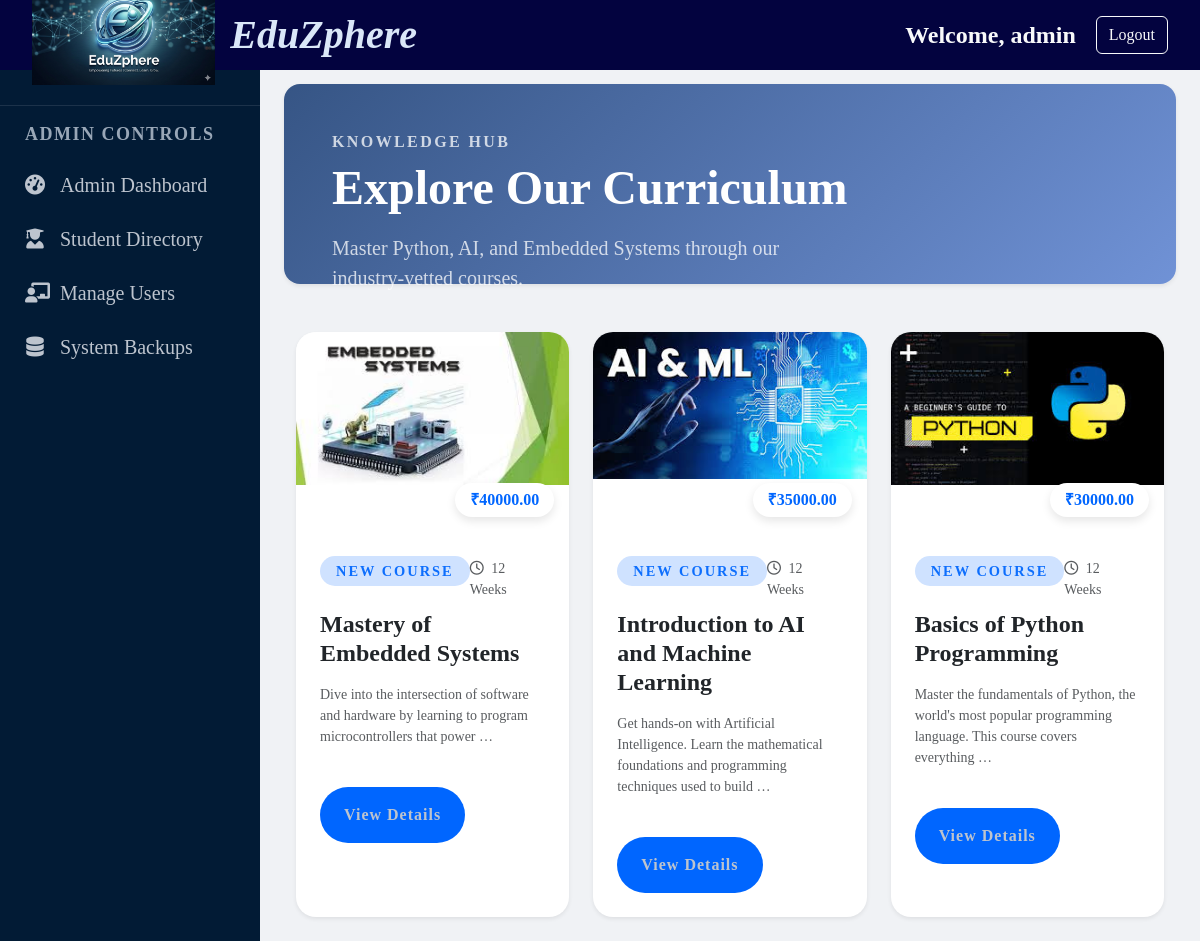
/courses/courses/ (signed in), run on the app's committed database.
### courses/models.py (models this page shows, shortened)
class Course(models.Model):
    title = models.CharField(max_length=200)
    description = models.TextField(null=True, blank=True)
    instructor = models.ForeignKey(User, on_delete=models.CASCADE, limit_choices_to={'profile__role': 'instructor'})
    price = models.DecimalField(max_digits=10, decimal_places=2, default=0.00)
    thumbnail = models.ImageField(upload_to='course_pics/', blank=True)
    created_at = models.DateTimeField(auto_now_add=True)

### courses/views.py (the view)
# urls.py: path('courses/', course_list, name='course_list'),
@login_required
def course_list(request):
    if request.user.profile.role == 'instructor':
        courses = Course.objects.filter(instructor=request.user).order_by('-created_at')
    else:
        courses = Course.objects.all().order_by('-created_at')
    return render(request, 'course_list.html', {'courses': courses})

### templates/course_list.html (shortened to what this page needs)
{% extends 'base.html' %}
{% load static %}
{% block content %}
<div class="course-page-wrapper p-4">
    <div class="course-hero-header rounded-4 p-5 mb-5 shadow-sm text-white">
        <div class="row align-items-center">
            <div class="col-md-8">
                <h6 class="text-uppercase tracking-widest fw-bold opacity-75 mb-2">Knowledge Hub</h6>
                <h1 class="display-5 fw-bold mb-3">Explore Our Curriculum</h1>
                <p class="lead opacity-75">Master Python, AI, and Embedded Systems through our industry-vetted courses.</p>
            </div>
        </div>
    </div>
    <div class="container-fluid">
        <div class="row g-4">
            {% for course in courses %}
            <div class="col-xl-4 col-md-6">
                <div class="modern-course-card border-0 shadow-sm h-100 bg-white overflow-hidden">
                    <div class="card-img-wrapper position-relative">
                        {% if course.thumbnail %}
                            <img src="{{ course.thumbnail.url }}" class="card-img-top" alt="{{ course.title }}">
                        {% else %}
                            <img src="{% static 'images/default_course.jpg' %}" class="card-img-top">
                        {% endif %}
                        <div class="price-badge">₹{{ course.price }}</div>
                    </div>
                    <div class="card-body p-4">
                        <div class="d-flex justify-content-between align-items-center mb-2">
                            <span class="badge bg-primary-subtle text-primary border-0 rounded-pill px-3 py-2 small">New Course</span>
                            <small class="text-muted"><i class="far fa-clock me-1"></i> 12 Weeks</small>
                        </div>
                        <h4 class="fw-bold text-dark mb-3">{{ course.title }}</h4>
                        <p class="text-muted small mb-4">{{ course.description|truncatewords:15 }}</p>
                        <div class="d-flex justify-content-between align-items-center mt-auto">
                            <a href="{% url 'course_detail' id=course.id %}" class="btn btn-primary rounded-pill px-4">View Details</a>
                        </div>
                    </div>
                </div>
            </div>
            {% empty %}
            <div class="col-12 text-center py-5">
                <i class="fas fa-book-open fa-3x text-light mb-3"></i>
                <h4 class="text-muted">No courses available at the moment.</h4>
            </div>
            {% endfor %}
        </div>
    </div>
</div>
{% endblock %}

### templates/base.html (shortened to what this page needs)
{% load static %}
<!DOCTYPE html>
<html lang="en">
<head>
    <link href="https://cdn.jsdelivr.net/npm/bootstrap@5.3.0/dist/css/bootstrap.min.css" rel="stylesheet">
    <link rel="stylesheet" href="{% static 'css/style.css' %}">
    <link rel="stylesheet" href="https://cdnjs.cloudflare.com/ajax/libs/font-awesome/6.0.0/css/all.min.css">
</head>
<body>
    <div class="dashboard-wrapper">
        <header class="main-header">
            <div class="logo-container">
                <img src="{% static 'images/logo.png' %}" alt="EduZphere Logo" class="logo-image">
                <span class="logo-text">EduZphere</span>
            </div>
            <div class="header-auth-bar">
            {% if user.is_authenticated %}
                <span class="text-light fs-4">Welcome, {{ user.username }}</span>
                <a href="{% url 'logout' %}" class="btn btn-outline-light btn-md">Logout</a>
            {% else %}
                <a href="{% url 'login' %}" class="text-white me-3 text-decoration-none">Login</a>
                <a href="{% url 'register' %}" class="btn btn-light btn-sm">Join Now</a>
            {% endif %}
            </div>
        </header>
        <div class="main-body-container">
            <nav class="sidebar">
           <ul>
            {% if not user.is_authenticated %}
            <li class="sidebar-divider">Discovery</li>
            <li><a href="{% url 'home' %}" class="{% if request.resolver_match.url_name == 'home' %}active{% endif %}"><i class="fa-solid fa-house"></i> Home</a></li>
            <li><a href="{% url 'about' %}" class="{% if request.resolver_match.url_name == 'about' %}active{% endif %}"><i class="fa-solid fa-circle-info"></i> About EduZphere</a></li>
            <li><a href="{% url 'workshops' %}" class="{% if request.resolver_match.url_name == 'workshops' %}active{% endif %}"><i class="fa-solid fa-bolt"></i> Free Workshops</a></li>
            <li><a href="{% url 'contact' %}" class="{% if request.resolver_match.url_name == 'contact' %}active{% endif %}"><i class="fa-solid fa-envelope"></i> Contact Support</a></li>
            <li class="sidebar-divider">Getting Started</li>
            {% if user.is_authenticated and user.is_staff or user.profile.role == 'admin' %}
                <li class="sidebar-divider">Administration</li>
                <li>
                    <a href="{% url 'dashboard' %}" class="{% if request.resolver_match.url_name == 'dashboard' %}active{% endif %}">
                        <i class="fa-solid fa-gauge-high"></i> Admin Dashboard
                    </a>
                </li>
                <li><a href="/admin/"><i class="fa-solid fa-database"></i>Administration</a></li>
            {% endif %}
            <li><a href="{% url 'register' %}"><i class="fa-solid fa-user-plus"></i> Become a Member</a></li>
            {% elif user.is_staff or user.profile.role == 'admin' %}
                <li class="sidebar-divider">Admin Controls</li>
                <li><a href="{% url 'dashboard' %}" class="{% if request.resolver_match.url_name == 'dashboard' %}active{% endif %}">
                    <i class="fa-solid fa-gauge-high"></i> Admin Dashboard</a>
                </li>
                <li><a href="{% url 'student_list' %}" class="{% if request.resolver_match.url_name == 'student_list' %}active{% endif %}">
                    <i class="fa-solid fa-user-graduate"></i> Student Directory</a>
                </li>
                <li><a href="/admin/auth/user/"><i class="fa-solid fa-chalkboard-user"></i> Manage Users</a></li>
                <li><a href="{% url 'system_backup' %}"><i class="fa-solid fa-database"></i> System Backups</a></li>
            {% endif %}
            </ul>
            </nav>
            <div class="main-content">
            {% block content %}
            {% endblock %}
            </div>
        </div>
    </div>
</body>
</html>

### static/css/style.css (style rules this page uses)
:root { --main-bg:var(--text-light); --glass-bg: rgba(255, 255, 255, 0.9); --sidebar-bg: #011627; --accent-blue: #0066ff; --text-dark: #1a202c; --text-muted: #718096; }
html,body { background-size: cover; background-attachment: fixed; font-family:'Times New Roman', Times, serif; height: 100%; margin: 0; overflow: hidden; }
:root { --main-bg-color: #f0f2f5; --sidebar-bg-color: #021b35; --sidebar-hover: rgba(255, 255, 255, 0.1); --accent-blue: #0066ff; --text-light: #bdc4ce; --white: #ffffff; }
* { box-sizing: border-box; margin: 0; padding: 0; }
.main-header { height: 100px; grid-area: header; background-color: rgb(3, 3, 63); display: flex; justify-content: space-between; align-items: center; padding: 0 2rem; border-bottom: none; height: 70px; flex-shrink: 0; z-index: 1000; }
.header-auth-bar { display: flex; align-items: center; gap: 20px; font-size: 1.3rem; font-weight: bold; }
.logo-container { display: flex; align-items: center; }
.logo-image { height: 100px; object-fit: contain; margin-right: 15px; }
.logo-text { font-size: 2.5rem; font-family:'Times New Roman', Times, serif; font-style: italic; font-weight: 800; color: #dae7f8; font-weight: bold; }
.dashboard-wrapper { display: flex; flex-direction: column; height: 100vh; overflow: hidden; }
.main-body-container { grid-area: main-body; display: flex; flex: 1; overflow: hidden; min-height: calc(100vh - 70px); }
.sidebar { width: 260px; background-color: #021b35;; min-height: 100vh; overflow-y: auto; padding: 20px 0; transition: all 0.3s; }
.sidebar ul { list-style: none; padding: 0; }
.sidebar ul li a { display: flex; align-items: center; padding: 12px 25px; color: #bdc4ce; text-decoration: none; font-size: 20px; transition: 0.3s; }
.sidebar ul li a i { margin-right: 15px; width: 20px; text-align: center; }
.sidebar-divider { padding: 20px 25px 10px; font-size: 18px; text-transform: uppercase; letter-spacing: 1.5px; color: #99a7b7; font-weight: bold; border-top: 1px solid rgba(255,255,255,0.1); margin-top: 15px; padding-top: 15px; }
.main-content { flex: 1; padding: 0; background-color: var(--main-bg-color); overflow-y: auto; display: block; }
.main-content h1, .main-content h2, .main-content h4 { margin-top: 0; margin-bottom: 1.5rem; }
.badge { display: inline-block; background: rgb(29, 29, 120); color: #b6bec6; padding: 5px 15px; border-radius: 50px; font-size: 0.9rem; text-transform: uppercase; letter-spacing: 2px; margin-bottom: 1rem; border: 1px solid rgba(28, 47, 74, 0.3); }
.btn-primary { display: inline-block; padding: 1rem 2rem; background-color: var(--accent-blue); color: var(--text-light); text-decoration: none; border-radius: 8px; margin-top: 1rem; }
.tracking-widest { letter-spacing: 0.2rem; }
.btn-primary { background-color: #0066ff !important; border: none !important; letter-spacing: 1px; transition: all 0.3s ease; }
.course-hero-header { background: linear-gradient(135deg, #365585 0%, #7092d6 100%); border: none; margin-top: -10px; height: 200px; }
.tracking-widest { letter-spacing: 0.15rem; }
.modern-course-card { border-radius: 20px; transition: all 0.3s ease; }
.card-img-wrapper { height: 200px; overflow: hidden; object-fit: cover; }
.price-badge { position: absolute; bottom: 15px; right: 15px; background: #ffffff; color: #0066ff; padding: 5px 15px; border-radius: 50px; font-weight: 800; box-shadow: 0 4px 10px rgba(0,0,0,0.1); }
.bg-primary-subtle { background-color: rgba(0, 102, 255, 0.1) !important; }
.btn-primary { background-color: var(--accent-blue); border: none; font-weight: 600; transition: all 0.3s ease; }
.bg-primary-subtle { background-color: #cfe2ff !important; }

### data on the page
Course: thumbnail (picture), price "40000.00", title "Mastery of Embedded Systems", description "Dive into the intersection of software and hardware by learning to program microcontrollers that power …"
Course: thumbnail (picture), price "35000.00", title "Introduction to AI and Machine Learning", description "Get hands-on with Artificial Intelligence. Learn the mathematical foundations and programming techniques used to build …"
Course: thumbnail (picture), price "30000.00", title "Basics of Python Programming", description "Master the fundamentals of Python, the world's most popular programming language. This course covers everything …"

### other printed values
{{ user.username }} "admin"
